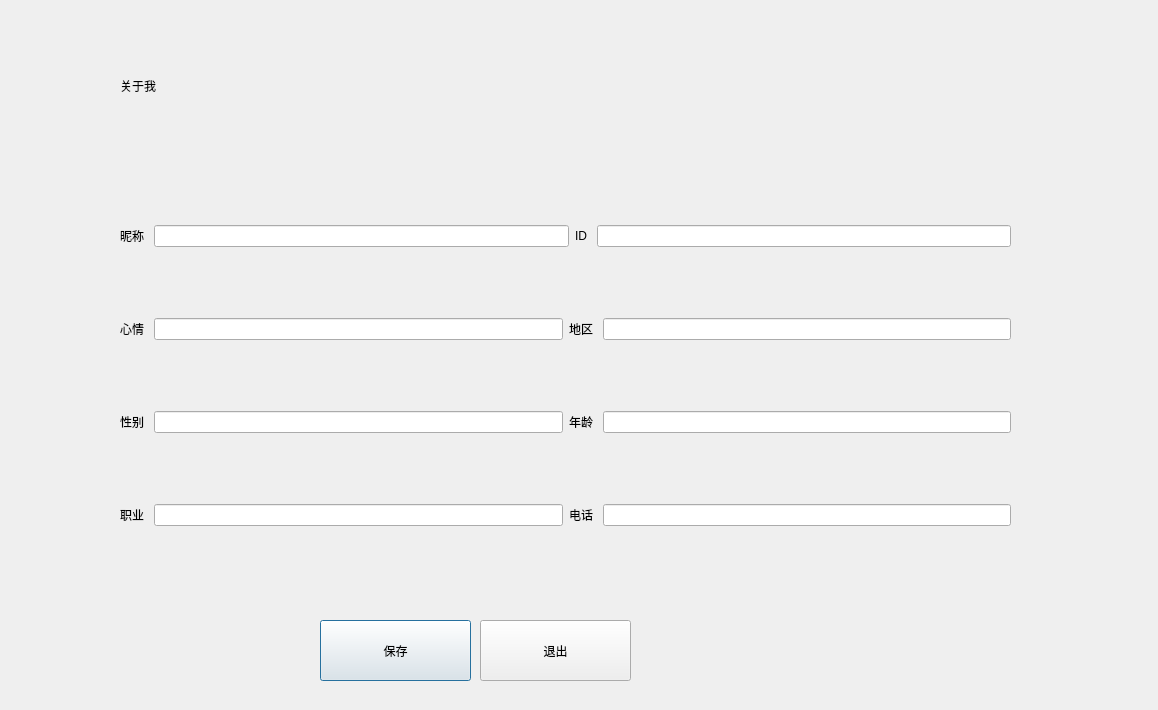
<?xml version="1.0" encoding="UTF-8"?>
<ui version="4.0">
 <class>Dialogme</class>
 <widget class="QDialog" name="Dialogme">
  <property name="geometry">
   <rect>
    <x>0</x>
    <y>0</y>
    <width>1158</width>
    <height>710</height>
   </rect>
  </property>
  <property name="windowTitle">
   <string>Dialog</string>
  </property>
  <widget class="QLabel" name="label">
   <property name="geometry">
    <rect>
     <x>120</x>
     <y>50</y>
     <width>461</width>
     <height>71</height>
    </rect>
   </property>
   <property name="styleSheet">
    <string notr="true">font: 75 24pt &quot;微软雅黑&quot;;</string>
   </property>
   <property name="text">
    <string>关于我</string>
   </property>
  </widget>
  <widget class="QPushButton" name="pushButton">
   <property name="geometry">
    <rect>
     <x>320</x>
     <y>620</y>
     <width>151</width>
     <height>61</height>
    </rect>
   </property>
   <property name="styleSheet">
    <string notr="true">font: 75 16pt &quot;微软雅黑&quot;;</string>
   </property>
   <property name="text">
    <string>保存</string>
   </property>
  </widget>
  <widget class="QPushButton" name="pushButton_2">
   <property name="geometry">
    <rect>
     <x>480</x>
     <y>620</y>
     <width>151</width>
     <height>61</height>
    </rect>
   </property>
   <property name="styleSheet">
    <string notr="true">font: 75 16pt &quot;微软雅黑&quot;;</string>
   </property>
   <property name="text">
    <string>退出</string>
   </property>
  </widget>
  <widget class="QWidget" name="">
   <property name="geometry">
    <rect>
     <x>120</x>
     <y>160</y>
     <width>891</width>
     <height>431</height>
    </rect>
   </property>
   <layout class="QVBoxLayout" name="verticalLayout">
    <item>
     <layout class="QHBoxLayout" name="horizontalLayout">
      <item>
       <widget class="QLabel" name="label_2">
        <property name="styleSheet">
         <string notr="true">font: 75 16pt &quot;微软雅黑&quot;;</string>
        </property>
        <property name="text">
         <string>昵称 </string>
        </property>
       </widget>
      </item>
      <item>
       <widget class="QLineEdit" name="lineEdit"/>
      </item>
      <item>
       <widget class="QLabel" name="label_3">
        <property name="styleSheet">
         <string notr="true">font: 75 16pt &quot;微软雅黑&quot;;</string>
        </property>
        <property name="text">
         <string>ID </string>
        </property>
       </widget>
      </item>
      <item>
       <widget class="QLineEdit" name="lineEdit_2"/>
      </item>
     </layout>
    </item>
    <item>
     <layout class="QHBoxLayout" name="horizontalLayout_2">
      <item>
       <widget class="QLabel" name="label_4">
        <property name="styleSheet">
         <string notr="true">font: 75 16pt &quot;微软雅黑&quot;;</string>
        </property>
        <property name="text">
         <string>心情 </string>
        </property>
       </widget>
      </item>
      <item>
       <widget class="QLineEdit" name="lineEdit_3"/>
      </item>
      <item>
       <widget class="QLabel" name="label_5">
        <property name="styleSheet">
         <string notr="true">font: 75 16pt &quot;微软雅黑&quot;;</string>
        </property>
        <property name="text">
         <string>地区 </string>
        </property>
       </widget>
      </item>
      <item>
       <widget class="QLineEdit" name="lineEdit_4"/>
      </item>
     </layout>
    </item>
    <item>
     <layout class="QHBoxLayout" name="horizontalLayout_3">
      <item>
       <widget class="QLabel" name="label_6">
        <property name="styleSheet">
         <string notr="true">font: 75 16pt &quot;微软雅黑&quot;;</string>
        </property>
        <property name="text">
         <string>性别 </string>
        </property>
       </widget>
      </item>
      <item>
       <widget class="QLineEdit" name="lineEdit_5"/>
      </item>
      <item>
       <widget class="QLabel" name="label_7">
        <property name="styleSheet">
         <string notr="true">font: 75 16pt &quot;微软雅黑&quot;;</string>
        </property>
        <property name="text">
         <string>年龄 </string>
        </property>
       </widget>
      </item>
      <item>
       <widget class="QLineEdit" name="lineEdit_6"/>
      </item>
     </layout>
    </item>
    <item>
     <layout class="QHBoxLayout" name="horizontalLayout_4">
      <item>
       <widget class="QLabel" name="label_8">
        <property name="styleSheet">
         <string notr="true">font: 75 16pt &quot;微软雅黑&quot;;</string>
        </property>
        <property name="text">
         <string>职业 </string>
        </property>
       </widget>
      </item>
      <item>
       <widget class="QLineEdit" name="lineEdit_7"/>
      </item>
      <item>
       <widget class="QLabel" name="label_9">
        <property name="styleSheet">
         <string notr="true">font: 75 16pt &quot;微软雅黑&quot;;</string>
        </property>
        <property name="text">
         <string>电话 </string>
        </property>
       </widget>
      </item>
      <item>
       <widget class="QLineEdit" name="lineEdit_8"/>
      </item>
     </layout>
    </item>
   </layout>
  </widget>
 </widget>
 <resources/>
 <connections/>
</ui>
